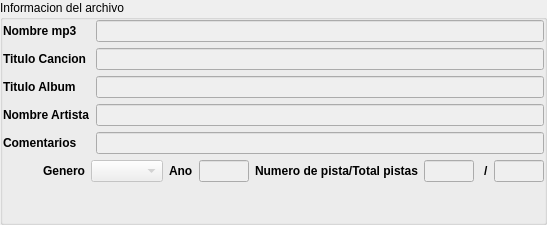
      <widget class="QGroupBox" name="groupBox_26">
       <property name="sizePolicy">
        <sizepolicy hsizetype="Expanding" vsizetype="Expanding">
         <horstretch>0</horstretch>
         <verstretch>0</verstretch>
        </sizepolicy>
       </property>
       <property name="toolTip">
        <string>Informacion de archivo de audio</string>
       </property>
       <property name="statusTip">
        <string>Informacion de archivo de audio</string>
       </property>
       <property name="whatsThis">
        <string>Informacion de archivo de audio</string>
       </property>
       <property name="title">
        <string>Informacion del archivo</string>
       </property>
       <layout class="QGridLayout" name="gridLayout_93">
        <property name="leftMargin">
         <number>0</number>
        </property>
        <property name="topMargin">
         <number>0</number>
        </property>
        <property name="rightMargin">
         <number>0</number>
        </property>
        <property name="bottomMargin">
         <number>0</number>
        </property>
        <item row="1" column="0" rowspan="2" colspan="2">
         <layout class="QGridLayout" name="gridLayout_98">
          <item row="0" column="1">
           <widget class="QLabel" name="label_169">
            <property name="sizePolicy">
             <sizepolicy hsizetype="Fixed" vsizetype="Preferred">
              <horstretch>0</horstretch>
              <verstretch>0</verstretch>
             </sizepolicy>
            </property>
            <property name="font">
             <font>
              <weight>75</weight>
              <bold>true</bold>
             </font>
            </property>
            <property name="text">
             <string>Nombre mp3</string>
            </property>
           </widget>
          </item>
          <item row="1" column="1">
           <widget class="QLabel" name="label_170">
            <property name="font">
             <font>
              <weight>75</weight>
              <bold>true</bold>
             </font>
            </property>
            <property name="text">
             <string>Titulo Cancion</string>
            </property>
           </widget>
          </item>
          <item row="2" column="1">
           <widget class="QLabel" name="label_171">
            <property name="font">
             <font>
              <weight>75</weight>
              <bold>true</bold>
             </font>
            </property>
            <property name="text">
             <string>Titulo Album</string>
            </property>
           </widget>
          </item>
          <item row="3" column="1">
           <widget class="QLabel" name="label_172">
            <property name="font">
             <font>
              <weight>75</weight>
              <bold>true</bold>
             </font>
            </property>
            <property name="text">
             <string>Nombre Artista</string>
            </property>
           </widget>
          </item>
          <item row="4" column="1">
           <widget class="QLabel" name="label_173">
            <property name="font">
             <font>
              <weight>75</weight>
              <bold>true</bold>
             </font>
            </property>
            <property name="styleSheet">
             <string notr="true"/>
            </property>
            <property name="text">
             <string>Comentarios</string>
            </property>
           </widget>
          </item>
          <item row="3" column="2" colspan="3">
           <widget class="QLineEdit" name="lineEdit_30">
            <property name="enabled">
             <bool>false</bool>
            </property>
            <property name="toolTip">
             <string>Nombre del artista</string>
            </property>
            <property name="statusTip">
             <string>Nombre del artista</string>
            </property>
            <property name="whatsThis">
             <string>Nombre del artista</string>
            </property>
           </widget>
          </item>
          <item row="2" column="2" colspan="3">
           <widget class="QLineEdit" name="lineEdit_31">
            <property name="enabled">
             <bool>false</bool>
            </property>
            <property name="toolTip">
             <string>Titulo del album</string>
            </property>
            <property name="statusTip">
             <string>Titulo del album</string>
            </property>
            <property name="whatsThis">
             <string>Titulo del album</string>
            </property>
           </widget>
          </item>
          <item row="1" column="2" colspan="3">
           <widget class="QLineEdit" name="lineEdit_32">
            <property name="enabled">
             <bool>false</bool>
            </property>
            <property name="toolTip">
             <string>Titulo de la cancion</string>
            </property>
            <property name="statusTip">
             <string>Titulo de la cancion</string>
            </property>
            <property name="whatsThis">
             <string>Titulo de la cancion</string>
            </property>
           </widget>
          </item>
          <item row="0" column="2" colspan="3">
           <widget class="QLineEdit" name="lineEdit_33">
            <property name="enabled">
             <bool>false</bool>
            </property>
            <property name="toolTip">
             <string>Nombre del archivo</string>
            </property>
            <property name="statusTip">
             <string>Nombre del archivo</string>
            </property>
            <property name="whatsThis">
             <string>Nombre del archivo</string>
            </property>
           </widget>
          </item>
          <item row="4" column="2" colspan="3">
           <widget class="QLineEdit" name="lineEdit_34">
            <property name="enabled">
             <bool>false</bool>
            </property>
            <property name="toolTip">
             <string>Comentarios del archivo</string>
            </property>
            <property name="statusTip">
             <string>Comentarios del archivo</string>
            </property>
            <property name="whatsThis">
             <string>Comentarios del archivo</string>
            </property>
           </widget>
          </item>
         </layout>
        </item>
        <item row="3" column="0" colspan="2">
         <layout class="QGridLayout" name="gridLayout_97">
          <item row="0" column="1">
           <spacer name="horizontalSpacer_14">
            <property name="orientation">
             <enum>Qt::Horizontal</enum>
            </property>
            <property name="sizeType">
             <enum>QSizePolicy::Expanding</enum>
            </property>
            <property name="sizeHint" stdset="0">
             <size>
              <width>40</width>
              <height>20</height>
             </size>
            </property>
           </spacer>
          </item>
          <item row="0" column="7">
           <widget class="QLineEdit" name="lineEdit_29">
            <property name="enabled">
             <bool>false</bool>
            </property>
            <property name="maximumSize">
             <size>
              <width>50</width>
              <height>16777215</height>
             </size>
            </property>
            <property name="toolTip">
             <string>Numero de pista</string>
            </property>
            <property name="statusTip">
             <string>Numero de pista</string>
            </property>
            <property name="whatsThis">
             <string>Numero de pista</string>
            </property>
           </widget>
          </item>
          <item row="0" column="4">
           <widget class="QLabel" name="label_168">
            <property name="font">
             <font>
              <weight>75</weight>
              <bold>true</bold>
             </font>
            </property>
            <property name="text">
             <string>Ano</string>
            </property>
           </widget>
          </item>
          <item row="0" column="6">
           <widget class="QLabel" name="label_167">
            <property name="font">
             <font>
              <weight>75</weight>
              <bold>true</bold>
             </font>
            </property>
            <property name="text">
             <string>Numero de pista/Total pistas</string>
            </property>
           </widget>
          </item>
          <item row="0" column="3">
           <widget class="QComboBox" name="comboBox_2">
            <property name="enabled">
             <bool>false</bool>
            </property>
            <property name="toolTip">
             <string>Tipo de genero musical</string>
            </property>
            <property name="statusTip">
             <string>Tipo de genero musical</string>
            </property>
            <property name="whatsThis">
             <string>Tipo de genero musical</string>
            </property>
           </widget>
          </item>
          <item row="0" column="8">
           <widget class="QLabel" name="label_166">
            <property name="font">
             <font>
              <weight>75</weight>
              <bold>true</bold>
             </font>
            </property>
            <property name="text">
             <string> /</string>
            </property>
            <property name="alignment">
             <set>Qt::AlignCenter</set>
            </property>
           </widget>
          </item>
          <item row="0" column="5">
           <widget class="QLineEdit" name="lineEdit_28">
            <property name="enabled">
             <bool>false</bool>
            </property>
            <property name="maximumSize">
             <size>
              <width>50</width>
              <height>16777215</height>
             </size>
            </property>
            <property name="toolTip">
             <string>Anuario de la cancion</string>
            </property>
            <property name="statusTip">
             <string>Anuario de la cancion</string>
            </property>
            <property name="whatsThis">
             <string>Anuario de la cancion</string>
            </property>
           </widget>
          </item>
          <item row="0" column="9">
           <widget class="QLineEdit" name="lineEdit_27">
            <property name="enabled">
             <bool>false</bool>
            </property>
            <property name="maximumSize">
             <size>
              <width>50</width>
              <height>16777215</height>
             </size>
            </property>
            <property name="toolTip">
             <string>Pistas totales</string>
            </property>
            <property name="statusTip">
             <string>Pistas totales</string>
            </property>
            <property name="whatsThis">
             <string>Pistas totales</string>
            </property>
           </widget>
          </item>
          <item row="0" column="2">
           <widget class="QLabel" name="label_165">
            <property name="font">
             <font>
              <weight>75</weight>
              <bold>true</bold>
             </font>
            </property>
            <property name="text">
             <string>Genero</string>
            </property>
           </widget>
          </item>
         </layout>
        </item>
        <item row="4" column="0">
         <spacer name="verticalSpacer">
          <property name="orientation">
           <enum>Qt::Vertical</enum>
          </property>
          <property name="sizeHint" stdset="0">
           <size>
            <width>20</width>
            <height>40</height>
           </size>
          </property>
         </spacer>
        </item>
       </layout>
       <zorder></zorder>
       <zorder>verticalSpacer</zorder>
      </widget>
